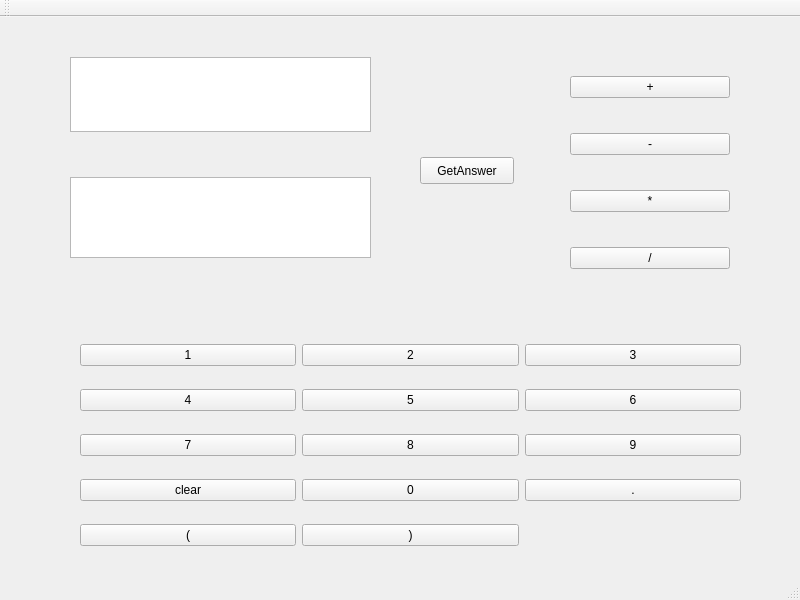
<?xml version="1.0" encoding="UTF-8"?>
<ui version="4.0">
 <class>MainWindow</class>
 <widget class="QMainWindow" name="MainWindow">
  <property name="geometry">
   <rect>
    <x>0</x>
    <y>0</y>
    <width>800</width>
    <height>600</height>
   </rect>
  </property>
  <property name="windowTitle">
   <string>Calculator</string>
  </property>
  <widget class="QWidget" name="centralwidget">
   <widget class="QWidget" name="verticalLayoutWidget">
    <property name="geometry">
     <rect>
      <x>570</x>
      <y>30</y>
      <width>160</width>
      <height>251</height>
     </rect>
    </property>
    <layout class="QVBoxLayout" name="verticalLayout">
     <item>
      <widget class="QPushButton" name="pushButtonAdd">
       <property name="text">
        <string>+</string>
       </property>
      </widget>
     </item>
     <item>
      <widget class="QPushButton" name="pushButtonMinus">
       <property name="text">
        <string>-</string>
       </property>
      </widget>
     </item>
     <item>
      <widget class="QPushButton" name="pushButtonMul">
       <property name="text">
        <string>*</string>
       </property>
      </widget>
     </item>
     <item>
      <widget class="QPushButton" name="pushButtonDiv">
       <property name="text">
        <string>/</string>
       </property>
      </widget>
     </item>
    </layout>
   </widget>
   <widget class="QWidget" name="gridLayoutWidget">
    <property name="geometry">
     <rect>
      <x>80</x>
      <y>310</y>
      <width>661</width>
      <height>241</height>
     </rect>
    </property>
    <layout class="QGridLayout" name="gridLayout">
     <item row="0" column="1">
      <widget class="QPushButton" name="pushButton2">
       <property name="text">
        <string>2</string>
       </property>
      </widget>
     </item>
     <item row="2" column="1">
      <widget class="QPushButton" name="pushButton8">
       <property name="text">
        <string>8</string>
       </property>
      </widget>
     </item>
     <item row="1" column="0">
      <widget class="QPushButton" name="pushButton4">
       <property name="text">
        <string>4</string>
       </property>
      </widget>
     </item>
     <item row="1" column="1">
      <widget class="QPushButton" name="pushButton5">
       <property name="text">
        <string>5</string>
       </property>
      </widget>
     </item>
     <item row="0" column="0">
      <widget class="QPushButton" name="pushButton1">
       <property name="text">
        <string>1</string>
       </property>
      </widget>
     </item>
     <item row="2" column="0">
      <widget class="QPushButton" name="pushButton7">
       <property name="text">
        <string>7</string>
       </property>
      </widget>
     </item>
     <item row="0" column="2">
      <widget class="QPushButton" name="pushButton3">
       <property name="text">
        <string>3</string>
       </property>
      </widget>
     </item>
     <item row="1" column="2">
      <widget class="QPushButton" name="pushButton6">
       <property name="text">
        <string>6</string>
       </property>
      </widget>
     </item>
     <item row="2" column="2">
      <widget class="QPushButton" name="pushButton9">
       <property name="text">
        <string>9</string>
       </property>
      </widget>
     </item>
     <item row="3" column="1">
      <widget class="QPushButton" name="pushButton0">
       <property name="text">
        <string>0</string>
       </property>
      </widget>
     </item>
     <item row="3" column="0">
      <widget class="QPushButton" name="pushButtonClear">
       <property name="text">
        <string>clear</string>
       </property>
      </widget>
     </item>
     <item row="3" column="2">
      <widget class="QPushButton" name="pushButtonPoint">
       <property name="text">
        <string>.</string>
       </property>
      </widget>
     </item>
     <item row="4" column="0">
      <widget class="QPushButton" name="pushButtonLeft">
       <property name="text">
        <string>(</string>
       </property>
      </widget>
     </item>
     <item row="4" column="1">
      <widget class="QPushButton" name="pushButtonRight">
       <property name="text">
        <string>)</string>
       </property>
      </widget>
     </item>
    </layout>
   </widget>
   <widget class="QPlainTextEdit" name="Answer">
    <property name="geometry">
     <rect>
      <x>70</x>
      <y>160</y>
      <width>301</width>
      <height>81</height>
     </rect>
    </property>
    <property name="plainText">
     <string/>
    </property>
   </widget>
   <widget class="QPlainTextEdit" name="Question">
    <property name="geometry">
     <rect>
      <x>70</x>
      <y>40</y>
      <width>301</width>
      <height>75</height>
     </rect>
    </property>
   </widget>
   <widget class="QPushButton" name="pushButtonGetAnswer">
    <property name="geometry">
     <rect>
      <x>420</x>
      <y>140</y>
      <width>94</width>
      <height>27</height>
     </rect>
    </property>
    <property name="text">
     <string>GetAnswer</string>
    </property>
   </widget>
  </widget>
  <widget class="QStatusBar" name="statusbar"/>
  <widget class="QToolBar" name="toolBar">
   <property name="windowTitle">
    <string>toolBar</string>
   </property>
   <attribute name="toolBarArea">
    <enum>TopToolBarArea</enum>
   </attribute>
   <attribute name="toolBarBreak">
    <bool>false</bool>
   </attribute>
  </widget>
 </widget>
 <resources/>
 <connections/>
</ui>
